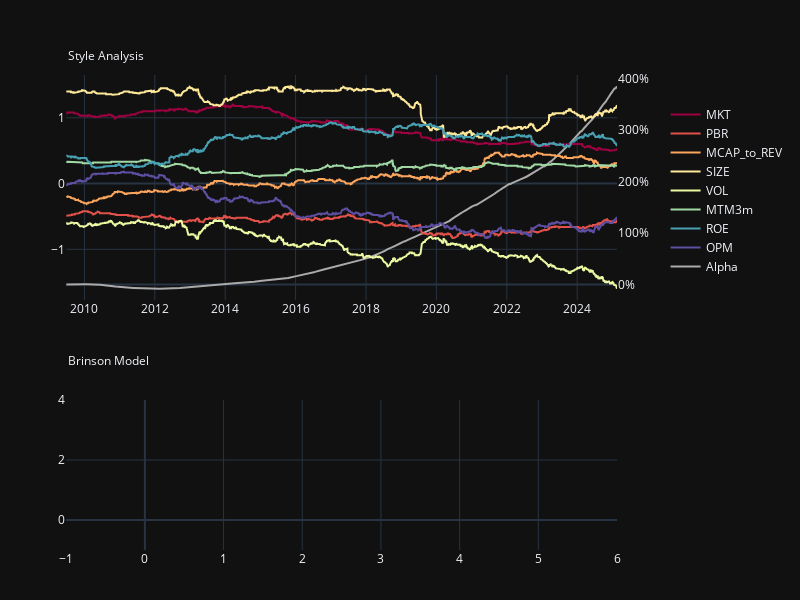

Source (notebook cell):
### Code cell
from plotly.colors import sample_colorscale

# plot
def _plot_return_attribution():
    fig = make_subplots(
        rows=2, cols=1,
        specs=[
            [{"secondary_y": True}],
            [{}],
        ],
        vertical_spacing=0.05,
        horizontal_spacing=0.1,
    )

    # style analysis
    betas = portfolio_style.drop(columns=['const']).round(2)
    alpha = (1+portfolio_style['const']).cumprod()-1

    colors = sample_colorscale('Spectral', len(betas.columns))
    for i, col in enumerate(betas.columns):
        fig.add_trace(
            go.Scatter(
                x=betas.index, 
                y=betas[col], 
                name=col,
                line=dict(color=colors[i]),
            ),
            secondary_y=True,
            row=1, col=1,
        )
    
    fig.add_trace(
        go.Scatter(
            x=alpha.index, 
            y=alpha.values, 
            name='Alpha',
            line=dict(color=PlotMaster().fig_param['colors']['Light Grey'], width=2),
        ),
        secondary_y=False,
        row=1, col=1,
    )
    
    # brinson model
    brinson_model = pd.DataFrame()
    fig.add_trace(
        go.Scatter(
            x=brinson_model.index, 
            y=brinson_model.values, 
        ),
        row=2, col=1,
    )

    # adjust axes
    fig.update_yaxes(tickformat=".0%", row=1, col=1, secondary_y=False, showgrid=False)

    # position
    fig.update_xaxes(domain=[0.025, 0.875], row=1, col=1)
    fig.update_yaxes(domain=[0.5, .95], row=1, col=1)

    fig.update_xaxes(domain=[0.025, 0.875], row=2, col=1)
    fig.update_yaxes(domain=[0, 0.3], row=2, col=1)

    # titles
    fig.add_annotation(text='Style Analysis', x=0, y = 1, yshift=30, xref="x domain", yref="y domain", showarrow=False, row=1, col=1)
    fig.add_annotation(text='Brinson Model', x=0, y = 1, yshift=50, xref="x domain", yref="y domain", showarrow=False, row=2, col=1)

    # laoyout
    fig.update_layout(
        legend=dict(x=0.95, y=0.9, xanchor='left', yanchor='top', bgcolor='rgba(0,0,0,0)'),
        width= PlotMaster().fig_param['size']['w'],
        height= PlotMaster().fig_param['size']['h'],
        margin= PlotMaster().fig_param['margin'],
        template= PlotMaster().fig_param['template'],
        yaxis=dict(side='right'),
        yaxis2=dict(side='left'),
    )
    
    return fig
_plot_return_attribution()

### Figure 1 — Plotly figure (JSON) as saved in the notebook; plotly's stock layout.template omitted (floating-point values rounded to 4 significant figures; data arrays with more than 128 entries replaced by an {"elided": "..."} marker saying what was removed)
{"data": [{"line": {"color": "rgb(158, 1, 66)"}, "name": "MKT", "type": "scatter", "x": {"elided": "3841 str values"}, "xaxis": "x", "y": {"elided": "3841 float values"}, "yaxis": "y2"}, {"line": {"color": "rgb(226, 82, 74)"}, "name": "PBR", "type": "scatter", "x": {"elided": "3841 str values"}, "xaxis": "x", "y": {"elided": "3841 float values"}, "yaxis": "y2"}, {"line": {"color": "rgb(252, 165, 93)"}, "name": "MCAP_to_REV", "type": "scatter", "x": {"elided": "3841 str values"}, "xaxis": "x", "y": {"elided": "3841 float values"}, "yaxis": "y2"}, {"line": {"color": "rgb(254, 233, 154)"}, "name": "SIZE", "type": "scatter", "x": {"elided": "3841 str values"}, "xaxis": "x", "y": {"elided": "3841 float values"}, "yaxis": "y2"}, {"line": {"color": "rgb(237, 248, 163)"}, "name": "VOL", "type": "scatter", "x": {"elided": "3841 str values"}, "xaxis": "x", "y": {"elided": "3841 float values"}, "yaxis": "y2"}, {"line": {"color": "rgb(161, 217, 164)"}, "name": "MTM3m", "type": "scatter", "x": {"elided": "3841 str values"}, "xaxis": "x", "y": {"elided": "3841 float values"}, "yaxis": "y2"}, {"line": {"color": "rgb(72, 161, 179)"}, "name": "ROE", "type": "scatter", "x": {"elided": "3841 str values"}, "xaxis": "x", "y": {"elided": "3841 float values"}, "yaxis": "y2"}, {"line": {"color": "rgb(94, 79, 162)"}, "name": "OPM", "type": "scatter", "x": {"elided": "3841 str values"}, "xaxis": "x", "y": {"elided": "3841 float values"}, "yaxis": "y2"}, {"line": {"color": "#AAAAAA", "width": 2}, "name": "Alpha", "type": "scatter", "x": {"elided": "3841 str values"}, "xaxis": "x", "y": {"elided": "3841 float values"}, "yaxis": "y"}, {"type": "scatter", "x": [], "xaxis": "x2", "y": [], "yaxis": "y3"}], "layout": {"annotations": [{"showarrow": false, "text": "Style Analysis", "x": 0, "xref": "x domain", "y": 1, "yref": "y domain", "yshift": 30}, {"showarrow": false, "text": "Brinson Model", "x": 0, "xref": "x2 domain", "y": 1, "yref": "y3 domain", "yshift": 50}], "height": 600, "legend": {"bgcolor": "rgba(0,0,0,0)", "x": 0.95, "xanchor": "left", "y": 0.9, "yanchor": "top"}, "margin": {"b": 50, "l": 50, "r": 50, "t": 50}, "width": 800, "xaxis": {"anchor": "y", "domain": [0.025, 0.875]}, "xaxis2": {"anchor": "y3", "domain": [0.025, 0.875]}, "yaxis": {"anchor": "x", "domain": [0.5, 0.95], "showgrid": false, "side": "right", "tickformat": ".0%"}, "yaxis2": {"anchor": "x", "domain": [0.5, 0.95], "overlaying": "y", "side": "left"}, "yaxis3": {"anchor": "x2", "domain": [0, 0.3]}}}
